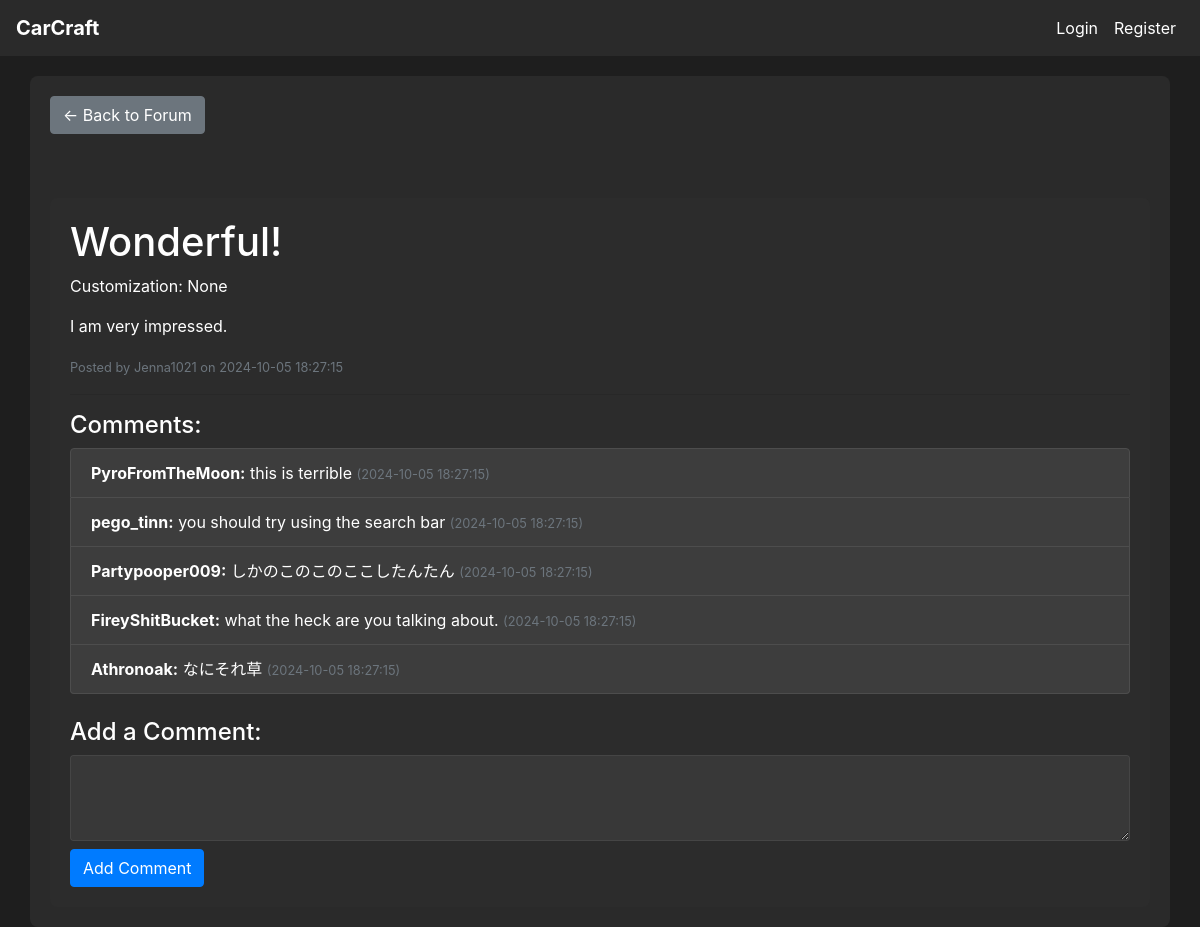
Page /post/3 on the earlier database version.
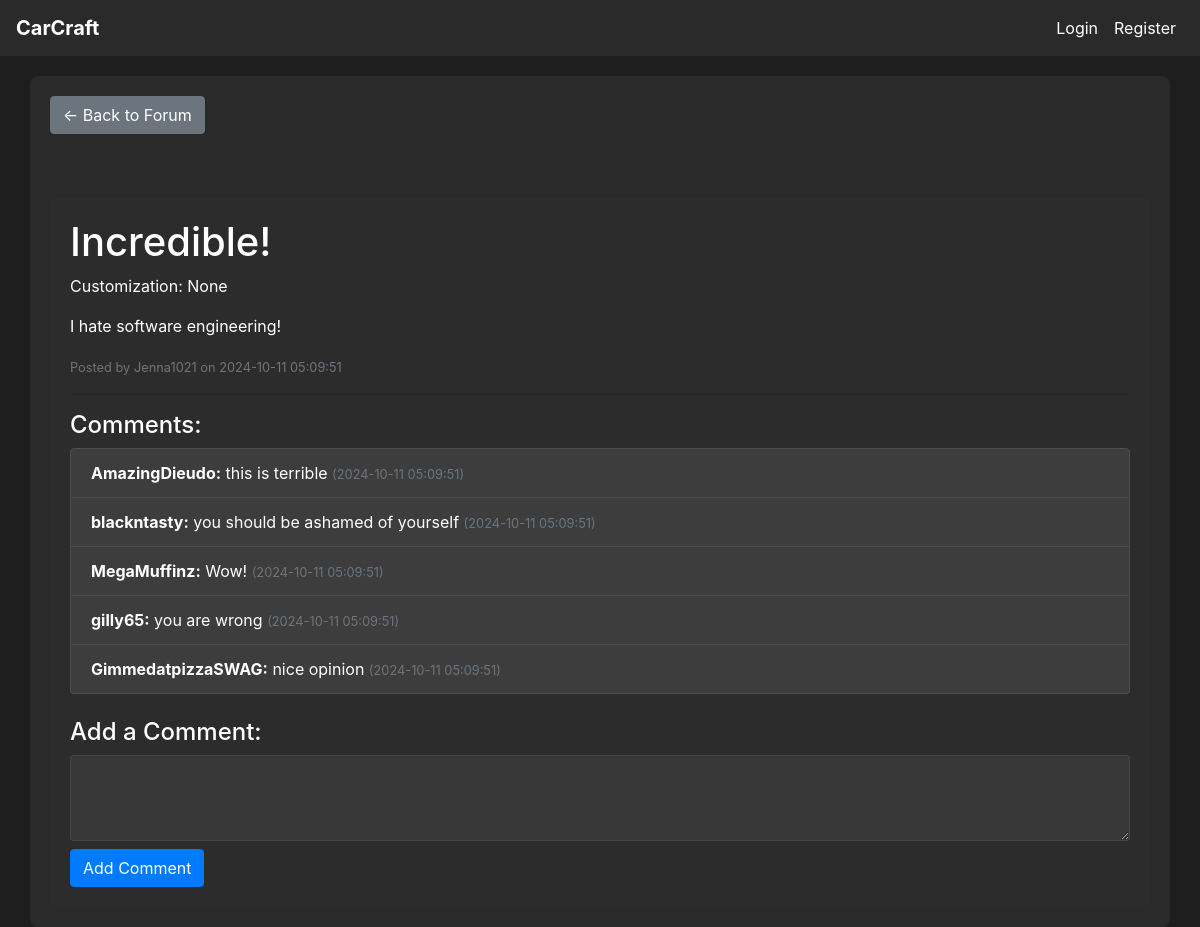
Same page on the later database version.
### tables this page shows
CREATE TABLE post (
    post_id INTEGER PRIMARY KEY AUTOINCREMENT,
    customization_id INTEGER,
    user_id INTEGER NOT NULL,
    title VARCHAR(255) NOT NULL,
    description TEXT,
    category TEXT,
    created_at DATETIME DEFAULT CURRENT_TIMESTAMP,
    FOREIGN KEY (customization_id) REFERENCES customization(customization_id),
    FOREIGN KEY (user_id) REFERENCES user(user_id)
);

CREATE TABLE user (
    user_id INTEGER PRIMARY KEY AUTOINCREMENT,
    username VARCHAR(64) NOT NULL,
    email VARCHAR(100) NOT NULL,
    password_hash VARCHAR(255) NOT NULL,
    created_at DATETIME DEFAULT CURRENT_TIMESTAMP,
    admin INTEGER DEFAULT 0
);

CREATE TABLE comment (
    comment_id INTEGER PRIMARY KEY AUTOINCREMENT,
    post_id INTEGER NOT NULL,
    user_id INTEGER NOT NULL,
    content TEXT NOT NULL,
    created_at DATETIME DEFAULT CURRENT_TIMESTAMP,
    FOREIGN KEY (post_id) REFERENCES post(post_id),
    FOREIGN KEY (user_id) REFERENCES user(user_id)
);

### app.py (the view, shortened to what this page needs)
@app.route('/post/<int:post_id>', methods=['GET'])
def view_post(post_id):
    conn = get_db_connection()
    post = conn.execute('''
        SELECT p.post_id, p.title, p.description, p.created_at, p.user_id, u.username, c.customization_name AS customization_name, c.customization_id
        FROM post p
        JOIN user u ON p.user_id = u.user_id
        LEFT JOIN customization c ON p.customization_id = c.customization_id
        WHERE p.post_id = ?
    ''', (post_id,)).fetchone()
    if post is None:
        flash('Post not found.')
        return redirect(url_for('forum'))
    comments = conn.execute('''
        SELECT c.comment_id, c.content, c.created_at, c.user_id, u.username
        FROM comment c
        JOIN user u ON c.user_id = u.user_id
        WHERE c.post_id = ?
        ORDER BY c.created_at DESC
    ''', (post_id,)).fetchall()
    customization_data = None
    conn.close()
    return render_template('view_post.html', post=post, comments=comments, customization_data=customization_data)

### app.py (called while the page is built)
def get_db_connection():
    conn = sqlite3.connect(DATABASE)
    conn.row_factory = sqlite3.Row  # This enables column access by name: row['column_name']
    return conn

### templates/view_post.html (shortened to what this page needs)
{% extends "base.html" %}
{% block content %}
<a href="{{ url_for('forum') }}" class="btn btn-secondary mb-3">&larr; Back to Forum</a>
<div class="container mt-5">
    <h1>{{ post['title'] }}</h1>
    {% if post['customization_name'] %}
        <p>Customization: {{ post['customization_name'] }} (ID: {{ post['customization_id'] }})</p>
        <div id="car-viewer" class="mb-5"></div>
    {% else %}
        <p>Customization: None</p>
    {% endif %}
    <p>{{ post['description'] }}</p>
    <small class="text-muted">Posted by {{ post['username'] }} on {{ post['created_at'] }}</small>
    <hr>
    <h4>Comments:</h4>
    {% if comments %}
        <ul class="list-group">
            {% for comment in comments %}
                <li class="list-group-item">
                    <strong>{{ comment['username'] }}:</strong> {{ comment['content'] }} <small class="text-muted">({{ comment['created_at'] }})</small>
                </li>
            {% endfor %}
        </ul>
    {% else %}
        <p>No comments yet. Be the first to comment!</p>
    {% endif %}
    <h4 class="mt-4">Add a Comment:</h4>
    <form method="POST" action="{{ url_for('create_comment', post_id=post['post_id']) }}">
        <textarea name="content" rows="3" required class="form-control"></textarea>
        <button type="submit" class="btn btn-primary mt-2">Add Comment</button>
    </form>
</div>
{% endblock %}

### templates/base.html (shortened to what this page needs)
<!DOCTYPE html>
<html lang="en">
<head>
    <link
      rel="stylesheet"
      href="https://stackpath.bootstrapcdn.com/bootstrap/4.4.1/css/bootstrap.min.css"
    />
    <link
      rel="stylesheet"
      href="https://cdnjs.cloudflare.com/ajax/libs/font-awesome/5.15.4/css/all.min.css"
    />
    <link rel="stylesheet" href="{{ url_for('static', filename='css/style.css') }}">
</head>
<body>
    <nav class="navbar navbar-expand-lg">
        <a class="navbar-brand" href="{{ url_for('home') }}">CarCraft</a>
        <div class="collapse navbar-collapse" id="navbarNav">
            <ul class="navbar-nav">
                {% if current_user.is_authenticated %}
                    <li class="nav-item"><a class="nav-link" href="{{ url_for('customize') }}">Make my Dream Car</a></li>
                    <li class="nav-item"><a class="nav-link" href="{{ url_for('forum') }}">Forum</a></li>
                    {% if current_user.admin %}
                    <li class="nav-item"><a class="nav-link" href="{{ url_for('admin') }}">Admin</a></li>
                    {% endif %}
                    <li class="nav-item"><a class="nav-link" href="{{ url_for('logout') }}">Logout</a></li>
                {% else %}
                    <li class="nav-item"><a class="nav-link" href="{{ url_for('login') }}">Login</a></li>
                    <li class="nav-item"><a class="nav-link" href="{{ url_for('create_user') }}">Register</a></li>
                {% endif %}
            </ul>
        </div>
    </nav>
    <div class="container">
        {% block content %}{% endblock %}
    </div>
</body>
</html>

### static/css/style.css (style rules this page uses)
body { background-color: #1e1e1e; color: #ffffff; }
.navbar { background-color: rgba(45, 45, 45, 0.8); position: relative; z-index: 1000; padding: 0.5rem 1rem; }
.navbar-brand, .nav-link { color: #ffffff !important; transition: color 0.3s ease; }
.navbar-brand { font-weight: bold; }
.navbar-nav { margin-left: auto; }
.container { background-color: rgba(45, 45, 45, 0.8); border-radius: 8px; padding: 20px; margin-top: 20px; position: relative }
h1, h2, h3, h4, h5, h6 { color: #ffffff; }
.list-group-item { background-color: #3d3d3d; color: #ffffff; border-color: #4d4d4d; transition: background-color 0.2s ease; }
.btn-primary { background-color: #007bff; border-color: #007bff; }
.btn-secondary { background-color: #6c757d; border-color: #6c757d; }
input, select, textarea { background-color: #3d3d3d; border-color: #4d4d4d; color: #ffffff; }
.form-control { background-color: rgba(61, 61, 61, 0.8); border-color: rgba(77, 77, 77, 0.8); color: #ffffff; }
a { color: #007bff; }
.nav-link { color: #ffffff; }

Differences in the rows shown:
removed comment: username "PyroFromTheMoon", content "this is terrible", created_at "2024-10-05 18:27:15"
removed comment: username "pego_tinn", content "you should try using the search bar", created_at "2024-10-05 18:27:15"
removed comment: username "Partypooper009", content "しかのこのこのここしたんたん", created_at "2024-10-05 18:27:15"
removed comment: username "FireyShitBucket", content "what the heck are you talking about.", created_at "2024-10-05 18:27:15"
removed comment: username "Athronoak", content "なにそれ草", created_at "2024-10-05 18:27:15"
changed post: title "Wonderful!" → "Incredible!"; description "I am very impressed." → "I hate software engineering!"; created_at "2024-10-05 18:27:15" → "2024-10-11 05:09:51"
added comment: username "AmazingDieudo", content "this is terrible", created_at "2024-10-11 05:09:51"
added comment: username "blackntasty", content "you should be ashamed of yourself", created_at "2024-10-11 05:09:51"
added comment: username "MegaMuffinz", content "Wow!", created_at "2024-10-11 05:09:51"
added comment: username "gilly65", content "you are wrong", created_at "2024-10-11 05:09:51"
added comment: username "GimmedatpizzaSWAG", content "nice opinion", created_at "2024-10-11 05:09:51"
